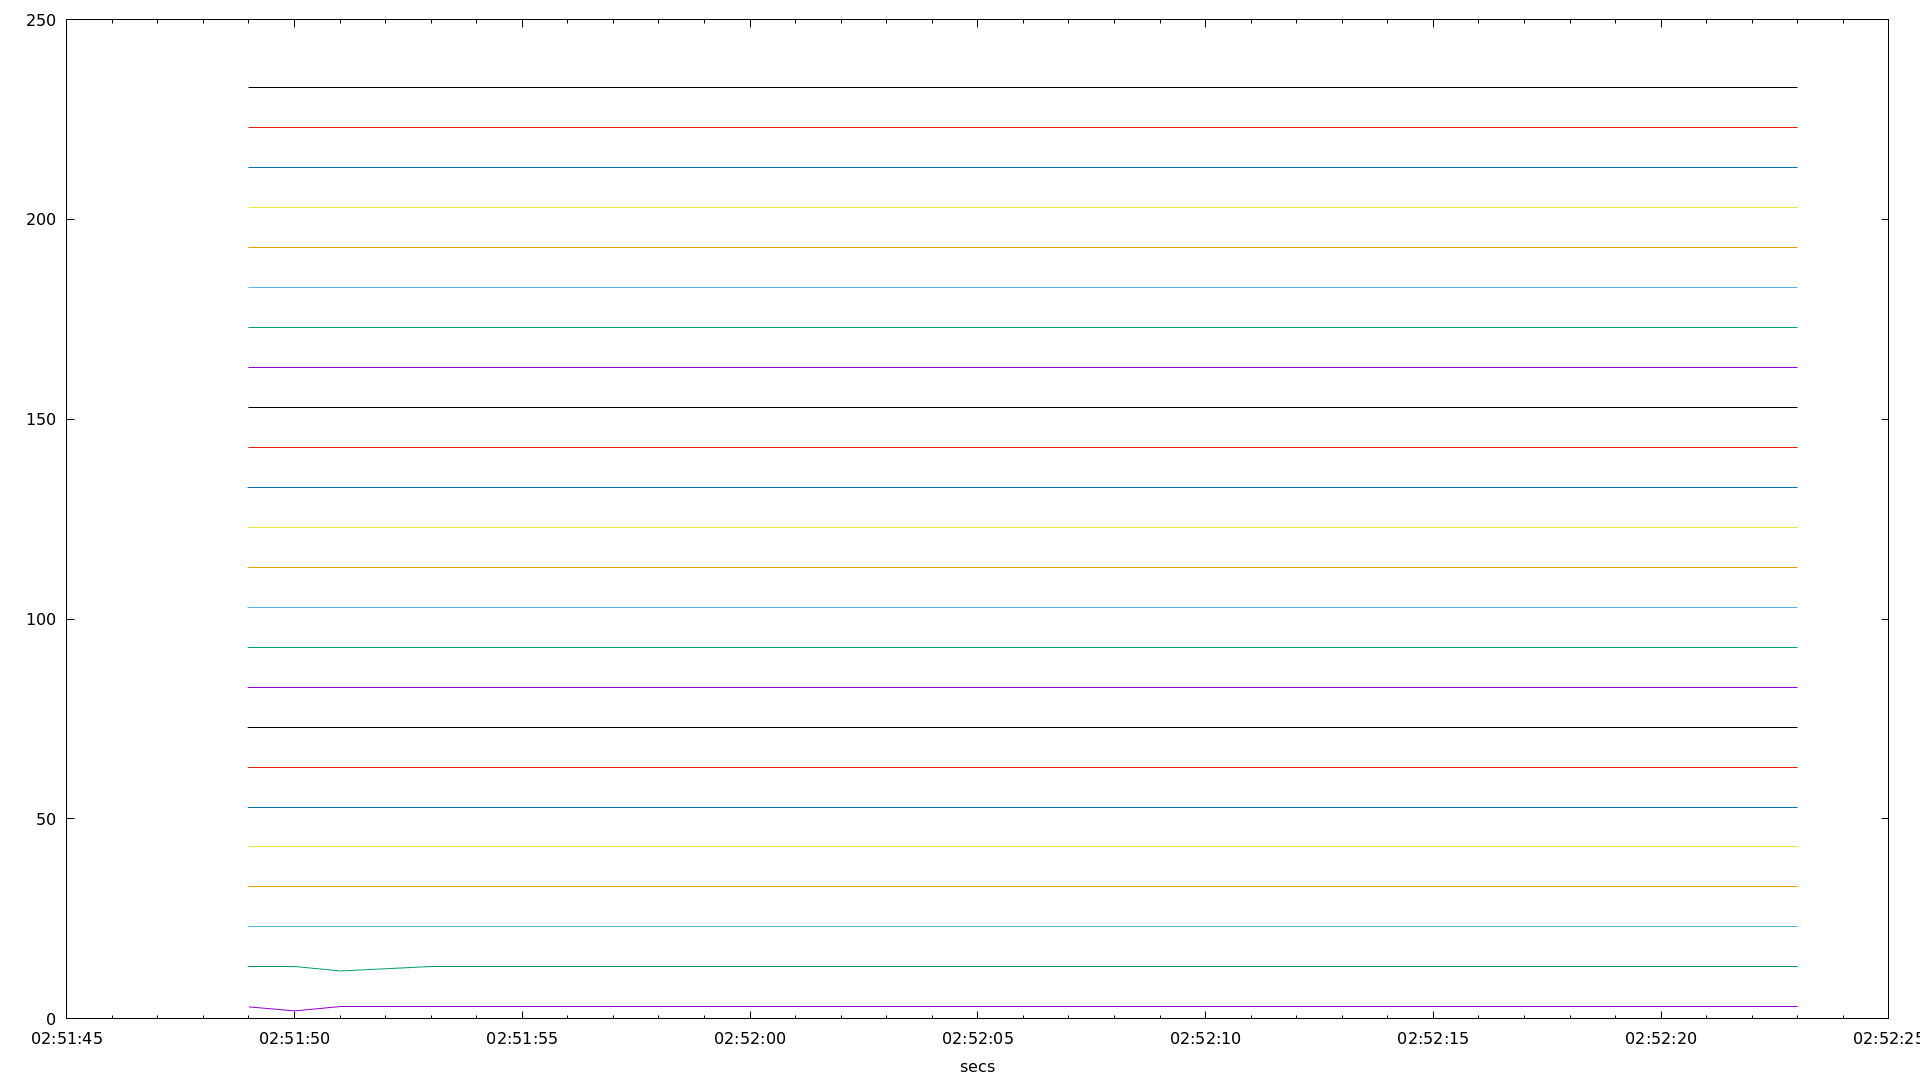

The script that drew this image:
set term pngcairo size 1920,1080

set xdata time
set timefmt "%H:%M:%S"
set format x "%H:%M:%S"
set xlabel "secs"
plot "form_threads.dat" using 1:2  with lines axes x1y1 notitle, \
"" using 1:3 with lines axes x1y1 notitle, \
"" using 1:4 with lines axes x1y1 notitle, \
"" using 1:5 with lines axes x1y1 notitle, \
"" using 1:6 with lines axes x1y1 notitle, \
"" using 1:7 with lines axes x1y1 notitle, \
"" using 1:8 with lines axes x1y1 notitle, \
"" using 1:9 with lines axes x1y1 notitle, \
"" using 1:10 with lines axes x1y1 notitle, \
"" using 1:11 with lines axes x1y1 notitle, \
"" using 1:12 with lines axes x1y1 notitle, \
"" using 1:13 with lines axes x1y1 notitle, \
"" using 1:14 with lines axes x1y1 notitle, \
"" using 1:15 with lines axes x1y1 notitle, \
"" using 1:16 with lines axes x1y1 notitle, \
"" using 1:17 with lines axes x1y1 notitle, \
"" using 1:18 with lines axes x1y1 notitle, \
"" using 1:19 with lines axes x1y1 notitle, \
"" using 1:20 with lines axes x1y1 notitle, \
"" using 1:21 with lines axes x1y1 notitle, \
"" using 1:22 with lines axes x1y1 notitle, \
"" using 1:23 with lines axes x1y1 notitle, \
"" using 1:24 with lines axes x1y1 notitle, \
"" using 1:25 with lines axes x1y1 notitle
